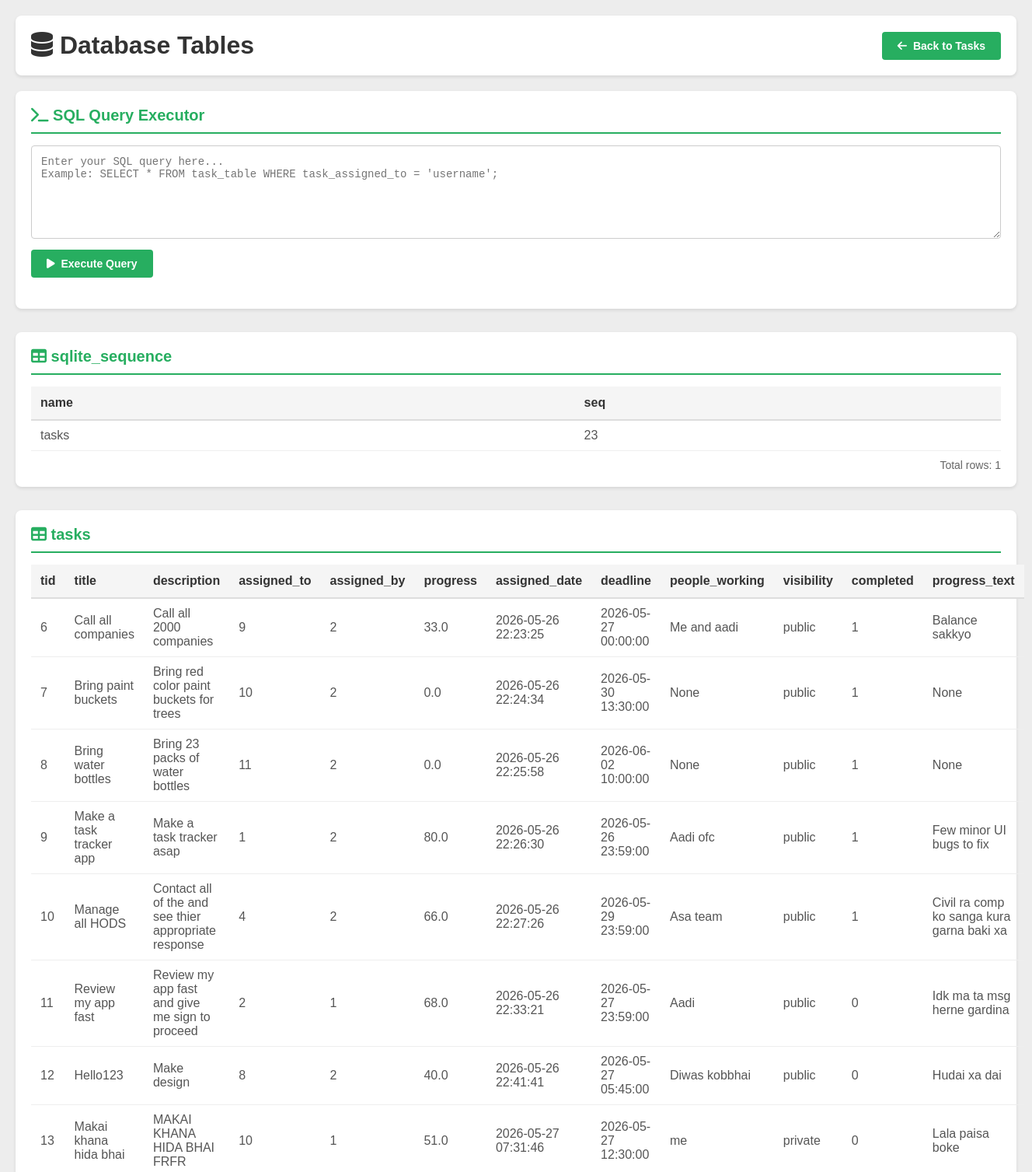
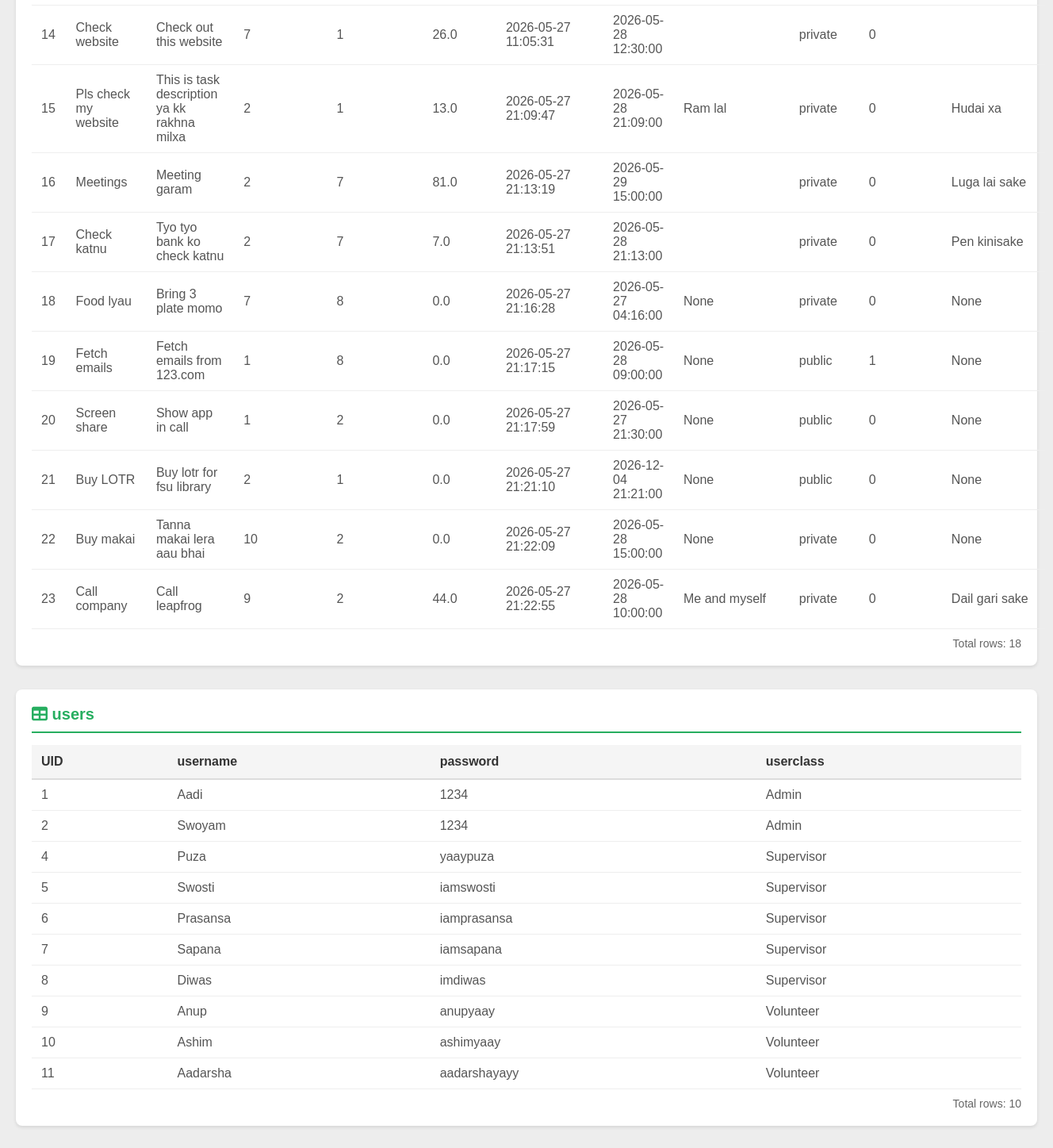
/tables (signed in), run on the app's committed database (2 pictures, top to bottom).
### tables this page shows
CREATE TABLE tasks(
    tid INTEGER PRIMARY KEY AUTOINCREMENT,
    title TEXT NOT NULL,
    description TEXT NOT NULL,
    assigned_to INTEGER NOT NULL,
    assigned_by INTEGER NOT NULL,
    progress REAL NOT NULL DEFAULT 0,
    assigned_date TEXT NOT NULL,
    deadline TEXT NOT NULL,
    people_working TEXT,
    visibility TEXT NOT NULL DEFAULT 'public',
    completed INTEGER NOT NULL DEFAULT 0,
    progress_text TEXT,
    FOREIGN KEY (assigned_to) REFERENCES users(UID),
    FOREIGN KEY (assigned_by) REFERENCES users(UID)
);

CREATE TABLE users(
UID INTEGER PRIMARY KEY,
username TEXT NOT NULL,
password TEXT NOT NULL,
userclass TEXT NOT NULL
);

### tables.py (the view)
@tables_bp.route('/tables')
def show_tables():
    if session.get('userrole') != "Admin":
        return redirect("/")
    conn = connectDB()
    cur = conn.cursor()
    cur.execute("SELECT name FROM sqlite_master WHERE type='table' ORDER BY name")
    table_names = [row[0] for row in cur.fetchall()]
    tables_data = {}
    for table_name in table_names:
        cur.execute(f"SELECT * FROM {table_name}")
        columns = [description[0] for description in cur.description]
        rows = cur.fetchall()
        tables_data[table_name] = {
            'columns': columns,
            'rows': rows
        }
    conn.close()
    return render_template('tables.html', tables_data=tables_data)

### tables.py (called while the page is built)
def connectDB():
    conn = sqlite3.connect('app.db')
    if conn:
        return conn
    else:
        return -1

### templates/tables.html (shortened to what this page needs)
<!DOCTYPE html>
<html lang="en">
<head>
    <link rel="stylesheet" href="https://cdnjs.cloudflare.com/ajax/libs/font-awesome/6.4.0/css/all.min.css">
</head>
<body>
    <div class="navbar">
        <h1><i class="fas fa-database"></i> Database Tables</h1>
        <a href="{{url_for('getMainPage')}}" class="back-btn">
            <i class="fas fa-arrow-left"></i> Back to Tasks
        </a>
    </div>
    <div class="sql-executor">
        <div class="table-title">
            <i class="fas fa-terminal"></i> SQL Query Executor
        </div>
        <textarea id="sqlQuery" placeholder="Enter your SQL query here...&#10;Example: SELECT * FROM task_table WHERE task_assigned_to = 'username';"></textarea>
        <button class="execute-btn" onclick="executeSQL()">
            <i class="fas fa-play"></i> Execute Query
        </button>
    </div>
    {% for table_name, table_info in tables_data.items() %}
    <div class="table-container">
        <div class="table-title">
            <i class="fas fa-table"></i> {{ table_name }}
        </div>
        {% if table_info.rows %}
        <table>
            <thead>
                <tr>
                    {% for column in table_info.columns %}
                    <th>{{ column }}</th>
                    {% endfor %}
                </tr>
            </thead>
            <tbody>
                {% for row in table_info.rows %}
                <tr>
                    {% for cell in row %}
                    <td>{{ cell }}</td>
                    {% endfor %}
                </tr>
                {% endfor %}
            </tbody>
        </table>
        <div class="row-count">Total rows: {{ table_info.rows|length }}</div>
        {% else %}
        <div class="empty-message">No data in this table</div>
        {% endif %}
    </div>
    {% endfor %}
</body>
</html>

### templates/tables.html (style rules this page uses)
* { margin: 0; padding: 0; box-sizing: border-box; font-family: Arial, Helvetica, sans-serif; }
body { background-color: #EDEDED; padding: 20px; }
.navbar { background-color: white; padding: 20px; margin-bottom: 20px; border-radius: 8px; box-shadow: 0 2px 4px rgba(0, 0, 0, 0.1); display: flex; justify-content: space-between; align-items: center; }
.navbar h1 { color: #333; }
.back-btn { background-color: #27ae60; color: white; padding: 10px 20px; border: none; border-radius: 4px; cursor: pointer; text-decoration: none; display: inline-flex; align-items: center; gap: 8px; font-size: 14px; font-weight: 600; transition: background-color 0.2s ease; }
.table-container { background-color: white; border-radius: 8px; padding: 20px; margin-bottom: 30px; box-shadow: 0 2px 4px rgba(0, 0, 0, 0.1); }
.table-title { font-size: 20px; font-weight: bold; color: #27ae60; margin-bottom: 15px; padding-bottom: 10px; border-bottom: 2px solid #27ae60; }
table { width: 100%; border-collapse: collapse; margin-top: 10px; }
th { background-color: #f5f5f5; color: #333; font-weight: 600; padding: 12px; text-align: left; border-bottom: 2px solid #ddd; }
td { padding: 10px 12px; border-bottom: 1px solid #eee; color: #555; }
.row-count { color: #666; font-size: 14px; margin-top: 10px; text-align: right; }
.sql-executor { background-color: white; border-radius: 8px; padding: 20px; margin-bottom: 30px; box-shadow: 0 2px 4px rgba(0, 0, 0, 0.1); }
.sql-executor textarea { width: 100%; min-height: 120px; padding: 12px; border: 1px solid #ccc; border-radius: 4px; font-family: 'Courier New', monospace; font-size: 14px; resize: vertical; margin-bottom: 10px; }
.execute-btn { background-color: #27ae60; color: white; padding: 10px 20px; border: none; border-radius: 4px; cursor: pointer; font-size: 14px; font-weight: 600; transition: background-color 0.2s ease; display: inline-flex; align-items: center; gap: 8px; }

### data on the page
tasks: row "6" "9" "2" "1", title "Call all companies", description "Call all 2000 companies", progress "33.0", assigned_date "2026-05-26 22:23:25", deadline "2026-05-27 00:00:00", people_working "Me and aadi", visibility "public", progress_text "Balance sakkyo"
tasks: row "7" "10" "2" "None" "1" "None", title "Bring paint buckets", description "Bring red color paint buckets for trees", progress "0.0", assigned_date "2026-05-26 22:24:34", deadline "2026-05-30 13:30:00", visibility "public"
tasks: row "8" "11" "2" "None" "1" "None", title "Bring water bottles", description "Bring 23 packs of water bottles", progress "0.0", assigned_date "2026-05-26 22:25:58", deadline "2026-06-02 10:00:00", visibility "public"
tasks: row "9" "1" "2" "1", title "Make a task tracker app", description "Make a task tracker asap", progress "80.0", assigned_date "2026-05-26 22:26:30", deadline "2026-05-26 23:59:00", people_working "Aadi ofc", visibility "public", progress_text "Few minor UI bugs to fix"
tasks: row "10" "4" "2" "1", title "Manage all HODS", description "Contact all of the and see thier appropriate response", progress "66.0", assigned_date "2026-05-26 22:27:26", deadline "2026-05-29 23:59:00", people_working "Asa team", visibility "public", progress_text "Civil ra comp ko sanga kura garna baki xa"
tasks: row "11" "2" "1" "0", title "Review my app fast", description "Review my app fast and give me sign to proceed", progress "68.0", assigned_date "2026-05-26 22:33:21", deadline "2026-05-27 23:59:00", people_working "Aadi", visibility "public", progress_text "Idk ma ta msg herne gardina"
tasks: row "12" "8" "2" "0", title "Hello123", description "Make design", progress "40.0", assigned_date "2026-05-26 22:41:41", deadline "2026-05-27 05:45:00", people_working "Diwas kobbhai", visibility "public", progress_text "Hudai xa dai"
tasks: row "13" "10" "1" "0", title "Makai khana hida bhai", description "MAKAI KHANA HIDA BHAI FRFR", progress "51.0", assigned_date "2026-05-27 07:31:46", deadline "2026-05-27 12:30:00", people_working "me", visibility "private", progress_text "Lala paisa boke"
tasks: row "14" "7" "1" "0", title "Check website", description "Check out this website", progress "26.0", assigned_date "2026-05-27 11:05:31", deadline "2026-05-28 12:30:00", visibility "private"
tasks: row "15" "2" "1" "0", title "Pls check my website", description "This is task description ya kk rakhna milxa", progress "13.0", assigned_date "2026-05-27 21:09:47", deadline "2026-05-28 21:09:00", people_working "Ram lal", visibility "private", progress_text "Hudai xa"
tasks: row "16" "2" "7" "0", title "Meetings", description "Meeting garam", progress "81.0", assigned_date "2026-05-27 21:13:19", deadline "2026-05-29 15:00:00", visibility "private", progress_text "Luga lai sake"
tasks: row "17" "2" "7" "0", title "Check katnu", description "Tyo tyo bank ko check katnu", progress "7.0", assigned_date "2026-05-27 21:13:51", deadline "2026-05-28 21:13:00", visibility "private", progress_text "Pen kinisake"
tasks: row "18" "7" "8" "None" "0" "None", title "Food lyau", description "Bring 3 plate momo", progress "0.0", assigned_date "2026-05-27 21:16:28", deadline "2026-05-27 04:16:00", visibility "private"
tasks: row "19" "1" "8" "None" "1" "None", title "Fetch emails", description "Fetch emails from 123.com", progress "0.0", assigned_date "2026-05-27 21:17:15", deadline "2026-05-28 09:00:00", visibility "public"
tasks: row "20" "1" "2" "None" "0" "None", title "Screen share", description "Show app in call", progress "0.0", assigned_date "2026-05-27 21:17:59", deadline "2026-05-27 21:30:00", visibility "public"
tasks: row "21" "2" "1" "None" "0" "None", title "Buy LOTR", description "Buy lotr for fsu library", progress "0.0", assigned_date "2026-05-27 21:21:10", deadline "2026-12-04 21:21:00", visibility "public"
tasks: row "22" "10" "2" "None" "0" "None", title "Buy makai", description "Tanna makai lera aau bhai", progress "0.0", assigned_date "2026-05-27 21:22:09", deadline "2026-05-28 15:00:00", visibility "private"
tasks: row "23" "9" "2" "0", title "Call company", description "Call leapfrog", progress "44.0", assigned_date "2026-05-27 21:22:55", deadline "2026-05-28 10:00:00", people_working "Me and myself", visibility "private", progress_text "Dail gari sake"
users: row "1", username "Aadi", password "1234", userclass "Admin"
users: row "2", username "Swoyam", password "1234", userclass "Admin"
users: row "4", username "Puza", password "yaaypuza", userclass "Supervisor"
users: row "5", username "Swosti", password "iamswosti", userclass "Supervisor"
users: row "6", username "Prasansa", password "iamprasansa", userclass "Supervisor"
users: row "7", username "Sapana", password "iamsapana", userclass "Supervisor"
users: row "8", username "Diwas", password "imdiwas", userclass "Supervisor"
users: row "9", username "Anup", password "anupyaay", userclass "Volunteer"
users: row "10", username "Ashim", password "ashimyaay", userclass "Volunteer"
users: row "11", username "Aadarsha", password "aadarshayayy", userclass "Volunteer"

### other printed values
{{ table_name }} "sqlite_sequence" "tasks" "users"
{{ column }} "name" "seq" "tid" "title" "description" "assigned_to" "assigned_by" "progress" "assigned_date" "deadline" "people_working" "visibility" "completed" "progress_text" "UID" "username" "password" "userclass"
{{ cell }} "tasks" "23"
{{ table_info.rows|length }} "1" "18" "10"
